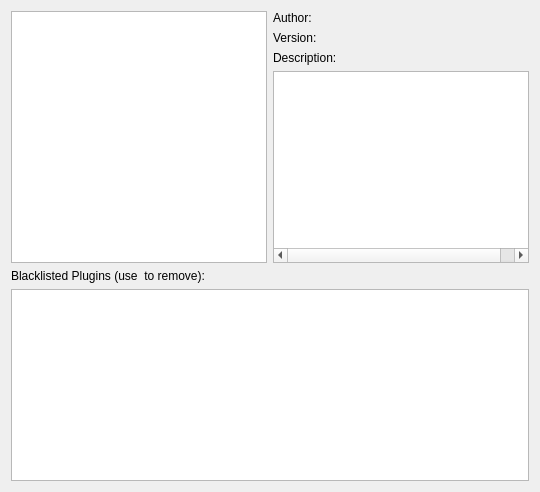
     <widget class="QWidget" name="pluginsTab">
      <attribute name="title">
       <string>Plugins</string>
      </attribute>
      <layout class="QVBoxLayout" name="verticalLayout_9" stretch="0,0,0">
       <item>
        <layout class="QHBoxLayout" name="horizontalLayout_9">
         <item>
          <widget class="QListWidget" name="pluginsList">
           <property name="sizePolicy">
            <sizepolicy hsizetype="Fixed" vsizetype="Expanding">
             <horstretch>0</horstretch>
             <verstretch>0</verstretch>
            </sizepolicy>
           </property>
          </widget>
         </item>
         <item>
          <layout class="QVBoxLayout" name="verticalLayout_7" stretch="0,1">
           <item>
            <layout class="QFormLayout" name="formLayout_2">
             <item row="0" column="0">
              <widget class="QLabel" name="label_13">
               <property name="text">
                <string>Author:</string>
               </property>
              </widget>
             </item>
             <item row="0" column="1">
              <widget class="QLabel" name="authorLabel">
               <property name="text">
                <string/>
               </property>
              </widget>
             </item>
             <item row="1" column="0">
              <widget class="QLabel" name="label_15">
               <property name="text">
                <string>Version:</string>
               </property>
              </widget>
             </item>
             <item row="1" column="1">
              <widget class="QLabel" name="versionLabel">
               <property name="text">
                <string/>
               </property>
              </widget>
             </item>
             <item row="2" column="0">
              <widget class="QLabel" name="label_14">
               <property name="text">
                <string>Description:</string>
               </property>
              </widget>
             </item>
             <item row="2" column="1">
              <widget class="QLabel" name="descriptionLabel">
               <property name="text">
                <string/>
               </property>
               <property name="wordWrap">
                <bool>true</bool>
               </property>
              </widget>
             </item>
            </layout>
           </item>
           <item>
            <widget class="QTreeWidget" name="pluginSettingsList">
             <property name="indentation">
              <number>0</number>
             </property>
             <property name="rootIsDecorated">
              <bool>false</bool>
             </property>
             <property name="itemsExpandable">
              <bool>false</bool>
             </property>
             <property name="expandsOnDoubleClick">
              <bool>false</bool>
             </property>
             <attribute name="headerVisible">
              <bool>false</bool>
             </attribute>
             <attribute name="headerDefaultSectionSize">
              <number>170</number>
             </attribute>
             <column>
              <property name="text">
               <string>Key</string>
              </property>
             </column>
             <column>
              <property name="text">
               <string>Value</string>
              </property>
             </column>
            </widget>
           </item>
          </layout>
         </item>
        </layout>
       </item>
       <item>
        <widget class="QLabel" name="label_18">
         <property name="text">
          <string>Blacklisted Plugins (use &lt;del&gt; to remove):</string>
         </property>
        </widget>
       </item>
       <item>
        <widget class="QListWidget" name="pluginBlacklist"/>
       </item>
      </layout>
     </widget>
